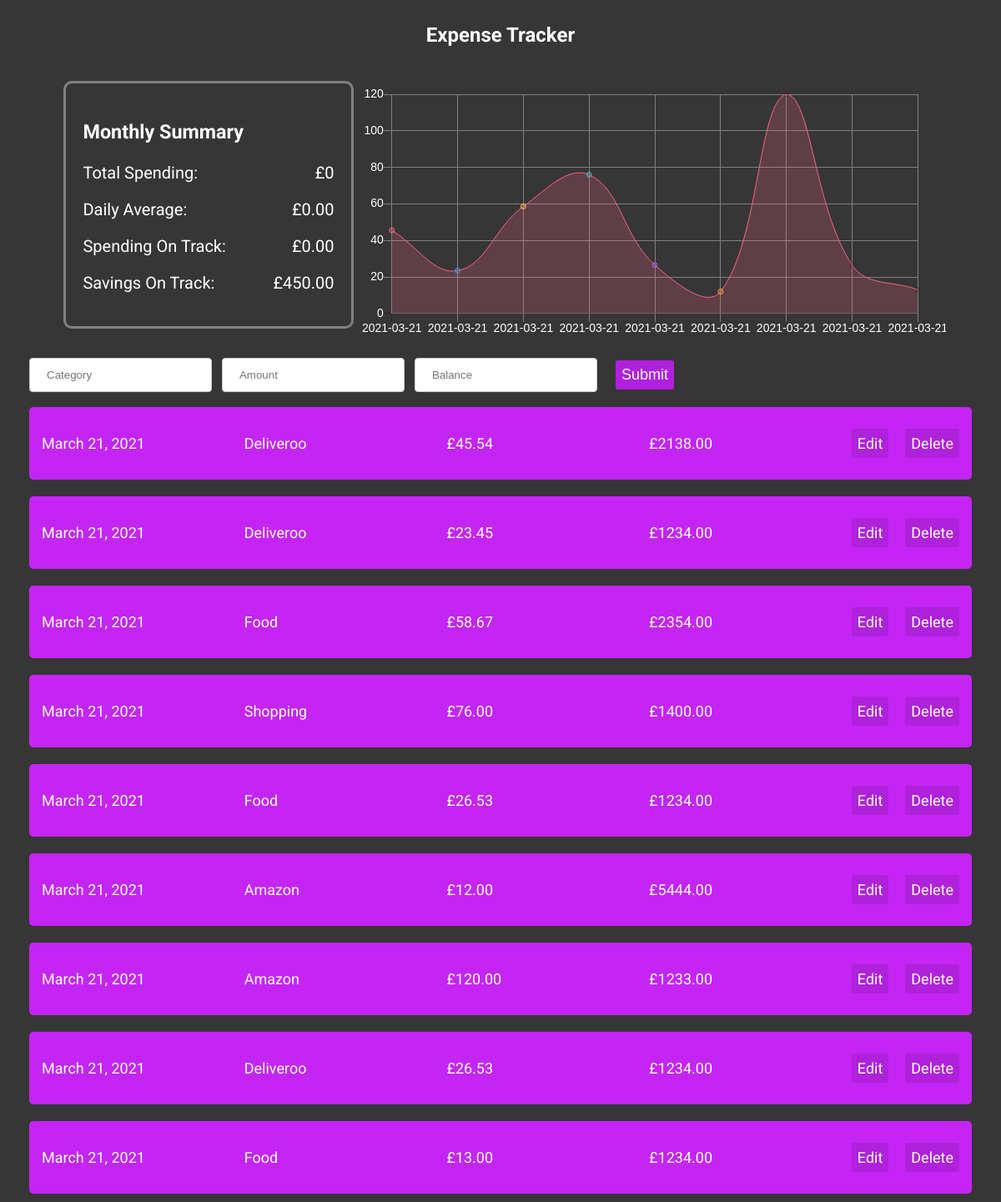
The page / on the database its author committed.
### expenses/models.py (models this page shows, shortened)
class Account(models.Model):
    user = models.OneToOneField(User, on_delete=models.CASCADE, null=True, blank=True)
    name = models.CharField(max_length=200, null=True)
    @property
    def total_spending(self):
        account_items = self.entryitem_set.all()
        total = sum([item.amount for item in account_items])
        return total

class EntryItem(models.Model):
    date = models.DateField(auto_now_add = True)
    category = models.CharField(max_length=20, null=True)
    amount = models.FloatField()
    balance = models.FloatField()
    entry = models.ForeignKey(Account, on_delete=models.SET_NULL, blank=True, null=True)

### expenses/views.py (the view)
# urls.py: path('', views.index, name='index'),
def index(request):
    entries = EntryItem.objects.all()
    account = Account.objects.first()
    form = EntryForm()
    if request.method == 'POST':
        form = EntryForm(request.POST)
        if form.is_valid():
            form.save()
        return redirect('/')
    if len(entries) > 0:
        daily_avg = account.total_spending / len(entries)
        spendings_track = daily_avg * 30
        savings_track = 450 - spendings_track
    else:
        daily_avg = 0
        spendings_track = 0
        savings_track = 450
    x_labels = [x.date for x in entries]
    y_labels = [y.amount for y in entries]
    context = {'entries':entries,
                'account':account,
                'form':form,
                'daily_avg':daily_avg,
                'spendings_track':spendings_track,
                'savings_track':savings_track,
                'x_labels':json.dumps(x_labels, indent=4, sort_keys=True, default=str),
                'y_labels':y_labels,}
    return render(request, 'expenses/index.html', context)

### expenses/forms.py
class EntryForm(forms.ModelForm):
    category = forms.CharField(widget= forms.TextInput(attrs={'placeholder':'Category'}))
    amount = forms.CharField(widget= forms.TextInput(attrs={'placeholder':'Amount'}))
    balance = forms.CharField(widget= forms.TextInput(attrs={'placeholder':'Balance'}))
    class Meta:
        model = EntryItem
        fields = ('category', 'amount', 'balance', 'entry')

### expenses/templates/expenses/index.html (shortened to what this page needs)
<!DOCTYPE html>
{% load static %}
<html lang="en">
<head>
  <link rel="stylesheet" href="https://cdnjs.cloudflare.com/ajax/libs/font-awesome/5.15.2/css/all.min.css" />
  <link rel="stylesheet" href="{% static 'css/style.css' %}">
</head>
<body>
  <div class="page-title">
    <h2>Expense Tracker</h2>
  </div>
  <div class="summary-container">
    <div class="summary-text">
      <h3>Monthly Summary</h3>
      <p>Total Spending:<span id=text-right> £{{ account.total_spending }}</span></p>
      <p>Daily Average:<span id=text-right> £{{ daily_avg|floatformat:2 }}</span></p>
      <p>Spending On Track:<span id=text-right> £{{ spendings_track|floatformat:2 }}</span></p>
      <p>Savings On Track:<span id=text-right> £{{ savings_track|floatformat:2 }}</span></p>
    </div>
    <div id="spendings-chart">
      <canvas id="myChart" width="700" height="300"></canvas>
      <script>
        var ctx = document.getElementById('myChart').getContext('2d');
        // const x_label = [1,2,3,4,5,6,7];
        const x_label = {{ x_labels|safe }};
        console.log(x_label);
        // const y_label = [35.60, 35.90, 159.99, 46, 23];
        const y_label = {{ y_labels|safe }}
        console.log(y_label);
        var myChart = new Chart(ctx, {
            type: 'line',
            data: {
                labels: x_label,
                datasets: [{
                    label: false,
                    data: y_label,
                    backgroundColor: [
                        'rgba(255, 99, 132, 0.2)',
                        'rgba(54, 162, 235, 0.2)',
                        'rgba(255, 206, 86, 0.2)',
                        'rgba(75, 192, 192, 0.2)',
                        'rgba(153, 102, 255, 0.2)',
                        'rgba(255, 159, 64, 0.2)'
                    ],
                    borderColor: [
                        'rgba(255, 99, 132, 1)',
                        'rgba(54, 162, 235, 1)',
                        'rgba(255, 206, 86, 1)',
                        'rgba(75, 192, 192, 1)',
                        'rgba(153, 102, 255, 1)',
                        'rgba(255, 159, 64, 1)'
                    ],
                    borderWidth: 1
                }]
            },
            options: {
                legend: false,
                scales: {
                    yAxes: [{
                        display: true,
                        gridLines: {
                          color: 'gray'
                        },
                        ticks: {
                            beginAtZero: true
                        }
                    }],
                    xAxes: [{
                        display: true,
                        gridLines: {
                          color: 'gray'
                        },
                        ticks: {
                            beginAtZero: true
                        }
                    }],
                }
            }
        });
        Chart.defaults.global.defaultFontColor = '#fff';
        Chart.defaults.global.defaultFontFamily = 'Arial';
        Chart.defaults.global.defaultFontSize = 14;
      </script>
    </div>
  </div>
  <div class="entry-container">
    <div class="entry-form-container">
      <form class="entry-form" action="/" method="POST">
        {{ form.category }}
        {{ form.amount }}
        {{ form.balance }}
        <input class='submit-form' type="submit" name="submit-form" value="Submit">
      </form>
    </div>
    {% for entry in entries %}
      <div class="entries">
        <p>{{entry.date}}</p>
        <p>{{entry.category}}</p>
        <p>£{{entry.amount|floatformat:2}}</p>
        <p>£{{entry.balance|floatformat:2}}</p>
        <a class="edit-btn">Edit</a>
        <a class="delete-btn" href="{% url 'delete' entry.id %}">Delete</a>
      </div>
    {% endfor %}
  </div>
</body>
</html>

### static/css/style.css (style rules this page uses)
body { font-family: 'Roboto', sans-serif; height: 100vh; overflow: hidden; background-color: #363636; color: #fff; display: flex; flex-direction: column; align-items: center; }
.page-title { display: flex; }
.summary-container { font-family: 'Roboto', sans-serif; display: flex; flex-direction: row; align-items: center; justify-content:center; flex-wrap: wrap; border-radius: 15px; border: 0; text-align: left; }
.summary-text { padding: 20px; margin: 10px; margin-top: 20px; font-size: 20px; border: 3px solid grey; border-radius: 10px; opacity: 1; transition: 0.3s ease-in 0.4s; }
#text-right { float: right; margin-left: 70px; }
#spendings-chart { padding-top: 30px; }
.entry-container { font-family: 'Roboto', sans-serif; display: flex; flex-direction: column; align-items: center; justify-content: space-between; border-radius: 15px; border: 0; margin-top: 15px; text-align: left; }
.entry-form-container { width: 1130px; }
input[type=text], select { padding: 12px 20px; margin: 8px 0px; margin-right: 8px; display: inline-block; border: 1px solid #ccc; border-radius: 4px; box-sizing: border-box; }
.entries { display: flex; align-items: center; justify-content: space-between; background-color: #c425f5; margin: 10px; padding: 15px; border-radius: 5px; width: 1100px; }
.entries p { font-size: 18px; display: flex; align-items: center; width: 250px; }
.edit-btn { background-color: #af21db; color: #fff; border: 0; border-radius: 3px; padding: 7px; font-size: 18px; align-items: flex-end; vertical-align: middle; cursor: pointer; }
.delete-btn { background-color: #af21db; color: #fff; border: 0; border-radius: 3px; padding: 7px; margin-left: 20px; font-size: 18px; align-items: flex-end; vertical-align: middle; cursor: pointer; text-decoration: none; }
.submit-form { background-color: #af21db; color: #fff; border: 0; border-radius: 3px; padding: 7px; margin-left: 10px; font-size: 18px; align-items: flex-end; vertical-align: middle; cursor: pointer; }

### rows shown on the page
Account: total_spending "0"
EntryItem: date "March 21, 2021", category "Deliveroo", amount "45.54", balance "2138.00"
EntryItem: date "March 21, 2021", category "Deliveroo", amount "23.45", balance "1234.00"
EntryItem: date "March 21, 2021", category "Food", amount "58.67", balance "2354.00"
EntryItem: date "March 21, 2021", category "Shopping", amount "76.00", balance "1400.00"
EntryItem: date "March 21, 2021", category "Food", amount "26.53", balance "1234.00"
EntryItem: date "March 21, 2021", category "Amazon", amount "12.00", balance "5444.00"
EntryItem: date "March 21, 2021", category "Amazon", amount "120.00", balance "1233.00"
EntryItem: date "March 21, 2021", category "Deliveroo", amount "26.53", balance "1234.00"
EntryItem: date "March 21, 2021", category "Food", amount "13.00", balance "1234.00"

### other values the page prints
{{ daily_avg|floatformat:2 }} "0.00"
{{ spendings_track|floatformat:2 }} "0.00"
{{ savings_track|floatformat:2 }} "450.00"
chart data {{ x_labels|safe }} [
    "2021-03-21",
    "2021-03-21",
    "2021-03-21",
    "2021-03-21",
    "2021-03-21",
    "2021-03-21",
    "2021-03-21",
    "2021-03-21",
    "2021-03-21"
]
chart data {{ y_labels|safe }} [45.54, 23.45, 58.67, 76.0, 26.53, 12.0, 120.0, 26.53, 13.0]
